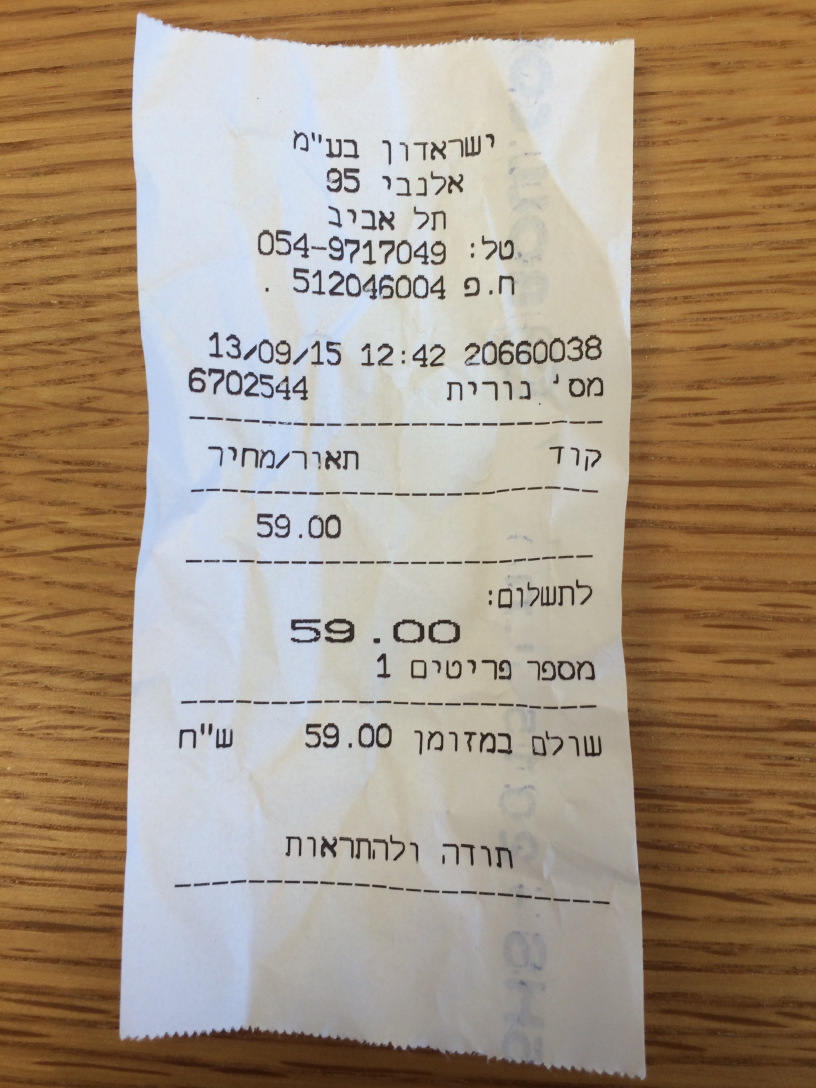
//> input picture ocr/pics/heb2.jpg, 2448 x 3264 px (shown at 1/3 size)
$ ./corners   (built with g++ and OpenCV 4)
//> lines starting //> are read from the running program, lines starting //| are printed output that depends on the picture; after the words box and inside, x2 and y2 are one past the last pixel; in counts of white or black regions, pixels touching at a corner belong together

// this outputs a black with a 3 of 4 lines of the tilted invoice - from stack, the python
// translation to c++...

// g++ $(pkg-config --cflags --libs opencv) corners.cc -o corners && ./corners

#include "opencv2/opencv.hpp"
#include "opencv2/core/core.hpp"
#include "opencv2/highgui/highgui.hpp"
#include "opencv2/imgproc/imgproc.hpp"
#include <math.h>

#include <iostream>

using namespace cv;
using namespace std;

// http://stackoverflow.com/questions/6555629/algorithm-to-detect-corners-of-paper-sheet-in-photo

/**
 * Helper function to find a cosine of angle between vectors
 * from pt0->pt1 and pt0->pt2
 https://github.com/bsdnoobz/opencv-code/blob/master/shape-detect.cpp
 http://opencv-code.com/tutorials/detecting-simple-shapes-in-an-image/
 */
static double angle(cv::Point pt1, cv::Point pt2, cv::Point pt0)
{
	double dx1 = pt1.x - pt0.x;
	double dy1 = pt1.y - pt0.y;
	double dx2 = pt2.x - pt0.x;
	double dy2 = pt2.y - pt0.y;
	return (dx1*dx2 + dy1*dy2)/sqrt((dx1*dx1 + dy1*dy1)*(dx2*dx2 + dy2*dy2) + 1e-10);
}

// this is not what i need... i need just a simple diagonal - tl, br...
// [22 lines left out: function get_longest_side_poly_magn, not called in this run]

// get the diagonal of the bounding rect...
double get_longest_side_poly( std::vector<cv::Point> approx ){

  Rect rect = boundingRect(approx);

  return sqrt(rect.width*rect.width + rect.height*rect.height );
}

int get_angles ( std::vector<cv::Point> approx, Mat drawing ) {

  // Number of vertices of polygonal curve
  int vtc = approx.size();

  // Get the degree (in cosines) of all corners
  // std::vector<double> cos;
  double ang, ang_deg;
  int has_angle90 = 0;
  std::vector<cv::Point> circles;
  for (int j = 2; j < vtc+1; j++) {

    ang = angle(approx[j%vtc], approx[j-2], approx[j-1]);
    // cos.push_back(ang);

    ang_deg = ang*180/CV_PI;

    if(ang_deg >-10 && ang_deg<10){
      // cv::circle( drawing, approx[j%vtc], 50,  cv::Scalar(0,0,255) );
      has_angle90 = 1;
      circles.push_back(approx[j-1]);
      // std::cout << "drawing circles... "  << std::endl;
    }

    // std::cout << "angle is: " << ang_deg << ", " << ang  << std::endl;
  }

  double diag = 0;
  has_angle90 && (diag = get_longest_side_poly ( circles ));

  if(has_angle90){

    std::cout << "diag is: " << diag << std::endl;

    if(diag>100){
      std::cout << "ok, drawing circles... " << std::endl;
      int clen = circles.size();
      for(int j=0; j<clen; ++j){

        cv::circle( drawing, circles[j], 50,  cv::Scalar(50,0,255) );
      }
    }

  }

  return 0;
}

void corners()
{
   // Mat mat = imread( "./pics/heb.jpg");
   // Mat mat = imread( "./pics/heb_new.jpg");
   Mat mat = imread( "./pics/heb2.jpg");
//> mat is the input picture: 3264 rows x 2448 cols, CV_8UC3; mean B, G, R 129.2, 149.3, 166.8

   cv::cvtColor(mat, mat, CV_BGR2GRAY);
//> mat: 3264 rows x 2448 cols, CV_8UC1
   cv::GaussianBlur(mat, mat, cv::Size(3,3), 0);
   // blur(mat, mat, Size(3,3));
   cv::Mat kernel = cv::getStructuringElement(cv::MORPH_RECT, cv::Point(9,9));
   cv::Mat dilated;
   cv::dilate(mat, dilated, kernel);
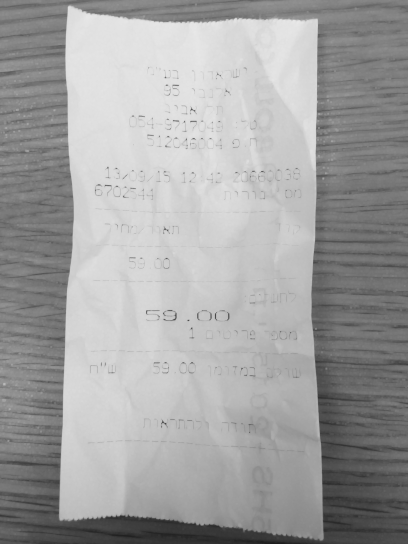
//> dilated: 3264 rows x 2448 cols, CV_8UC1 (shown at 1/6 size); min 27, max 232, mean 161.1

   cv::Mat edges;
   cv::Canny(dilated, edges, 84, 3);
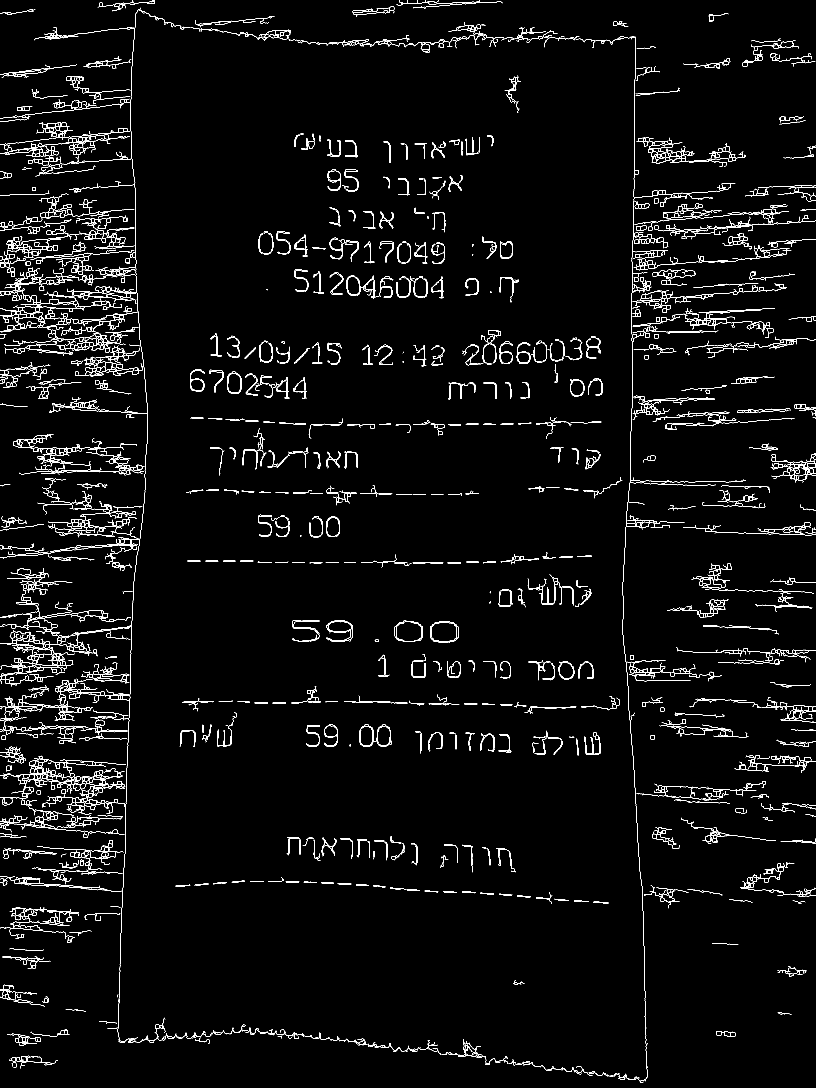
//> edges: 3264 rows x 2448 cols, CV_8UC1 (shown at 1/3 size); 2.3% white in thin lines or dots

   std::vector<cv::Vec4i> lines;
   lines.clear();
   cv::HoughLinesP(edges, lines, 1, CV_PI/180, 25);
//> lines = 52454 items

   std::cout << "lines count: " << lines.size()  << std::endl;
//| lines count: 52454

   std::vector<cv::Vec4i>::iterator it = lines.begin();
   for(; it!=lines.end(); ++it) {
     cv::Vec4i l = *it;
     cv::line(edges, cv::Point(l[0], l[1]), cv::Point(l[2], l[3]), cv::Scalar(255,0,0), 2, 8);
   }
//> this loop made 52454 passes
//> l on passes 1 to 3: [354, 3085, 354, 3072], [1956, 488, 1956, 477], [386, 2180, 386, 2164]
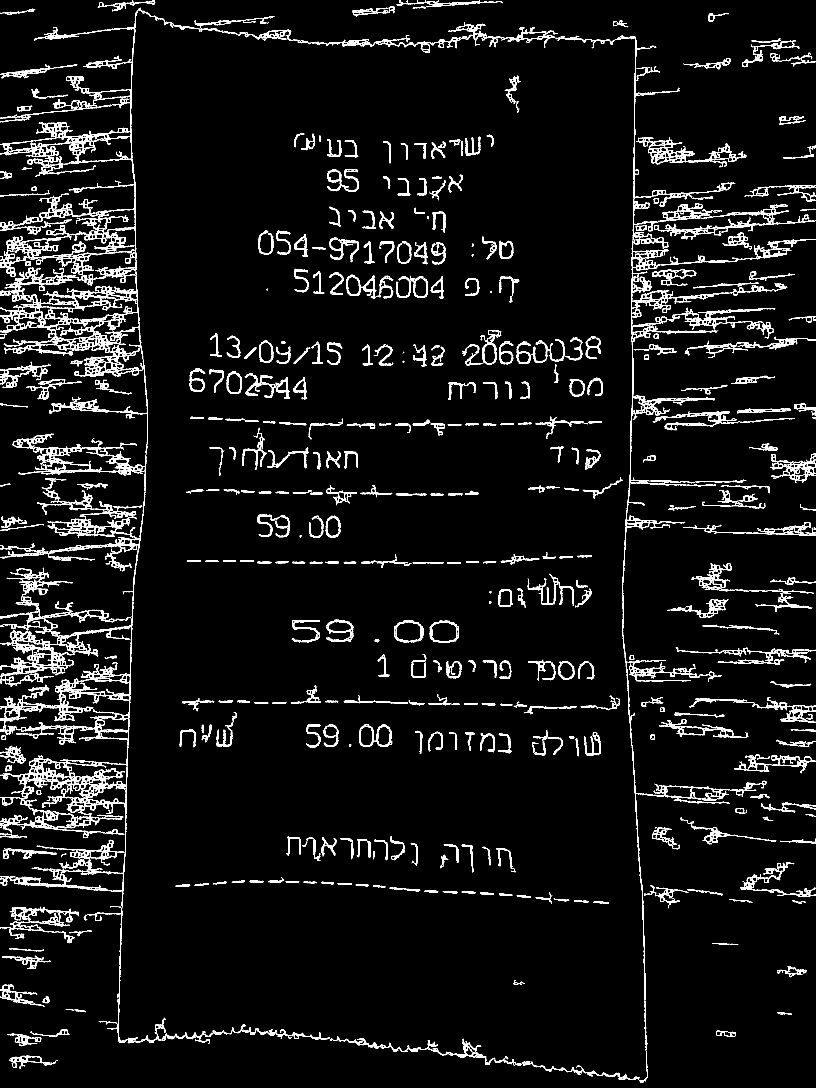
//> edges: 3264 rows x 2448 cols, CV_8UC1 (shown at 1/3 size); 5.4% white; 501 white regions (21 under 20 px)

   std::vector< std::vector<cv::Point> > contours;
   cv::findContours(edges, contours, CV_RETR_EXTERNAL, CV_CHAIN_APPROX_TC89_KCOS);
//> contours = 500 contours, 34 with area under 20; largest, box (x1, y1, x2, y2) and area: (0, 30, 444, 3130) 259038, (0, 1704, 393, 2061) 25370, (1632, 107, 2362, 3138) 22936, (1903, 610, 2448, 719) 9242, (1944, 412, 2239, 502) 7950
   std::vector< std::vector<cv::Point> > contoursCleaned;
   for (int i=0; i < contours.size(); i++) {
     if (cv::arcLength(contours[i], false) > 100)
       contoursCleaned.push_back(contours[i]);
   }
//> after the loop, contoursCleaned = 314 contours; largest, box (x1, y1, x2, y2) and area: (0, 30, 444, 3130) 259038, (0, 1704, 393, 2061) 25370, (1632, 107, 2362, 3138) 22936, (1903, 610, 2448, 719) 9242, (1944, 412, 2239, 502) 7950

   std::cout << "contoursCleaned count: " << contoursCleaned.size()  << std::endl;
//| contoursCleaned count: 314

   std::vector<std::vector<cv::Point> > contoursArea;
   for (int i=0; i < contoursCleaned.size(); i++) {
     if (cv::contourArea(contoursCleaned[i]) > 5000){
       contoursArea.push_back(contoursCleaned[i]);
       std::cout << "carea points count: " << contoursCleaned[i].size() << std::endl;
     }
   }
//> this loop made 314 passes
//| carea points count: 447
//| carea points count: 375
//| carea points count: 1716
//| carea points count: 252
//| carea points count: 484
//> (output is shown up to pass 223 of 314)

   std::cout << "contoursArea count (this is where the animal stinks): " <<  contoursArea.size()  << std::endl;
//| contoursArea count (this is where the animal stinks): 9

   std::vector<std::vector<cv::Point> > contoursDraw (contoursCleaned.size());
//> contoursDraw = 314 empty contours
   Mat drawing = Mat::zeros( mat.size(), CV_8UC3 );
   for (int i=0; i < contoursArea.size(); i++){
     cv::approxPolyDP(Mat(contoursArea[i]), contoursDraw[i], 40, true);

     std::cout << "draw lines count: " << contoursDraw[i].size() << std::endl;

     // (i==4 || i==8) && get_angles( contoursDraw[i], drawing );
     get_angles( contoursDraw[i], drawing );

     // [6 lines of commented-out code are left out]
   }
//> this loop made 9 passes
//> vtc in get_angles on passes 1 to 2: 6, 2
//> (printed output is left out)
   // Mat drawing = Mat::zeros( mat.size(), CV_8UC3 );
   cv::drawContours(drawing, contoursDraw, -1, cv::Scalar(0,255,0),1);
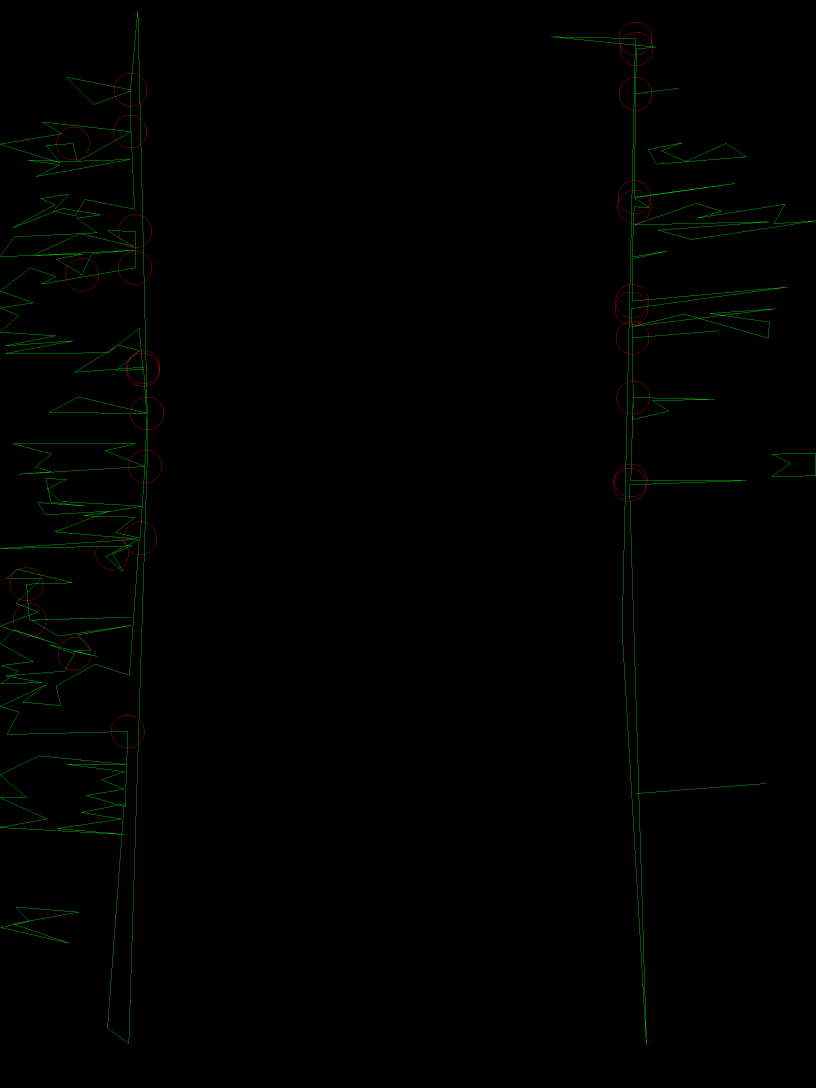
//> drawing: 3264 rows x 2448 cols, CV_8UC3 (shown at 1/3 size); mean B, G, R 0, 1.3, 0.2

   // namedWindow( "fock", CV_WINDOW_AUTOSIZE );
   // imshow( "fock", drawing );
   // waitKey(0);

   cv::imwrite( "./img_pre/cor0.jpg", drawing);
}

int main ( int argc, char** argv )
{
  corners();
  return 0;
}

$ run again, with ocr/pics/heb.jpg copied over ocr/pics/heb2.jpg
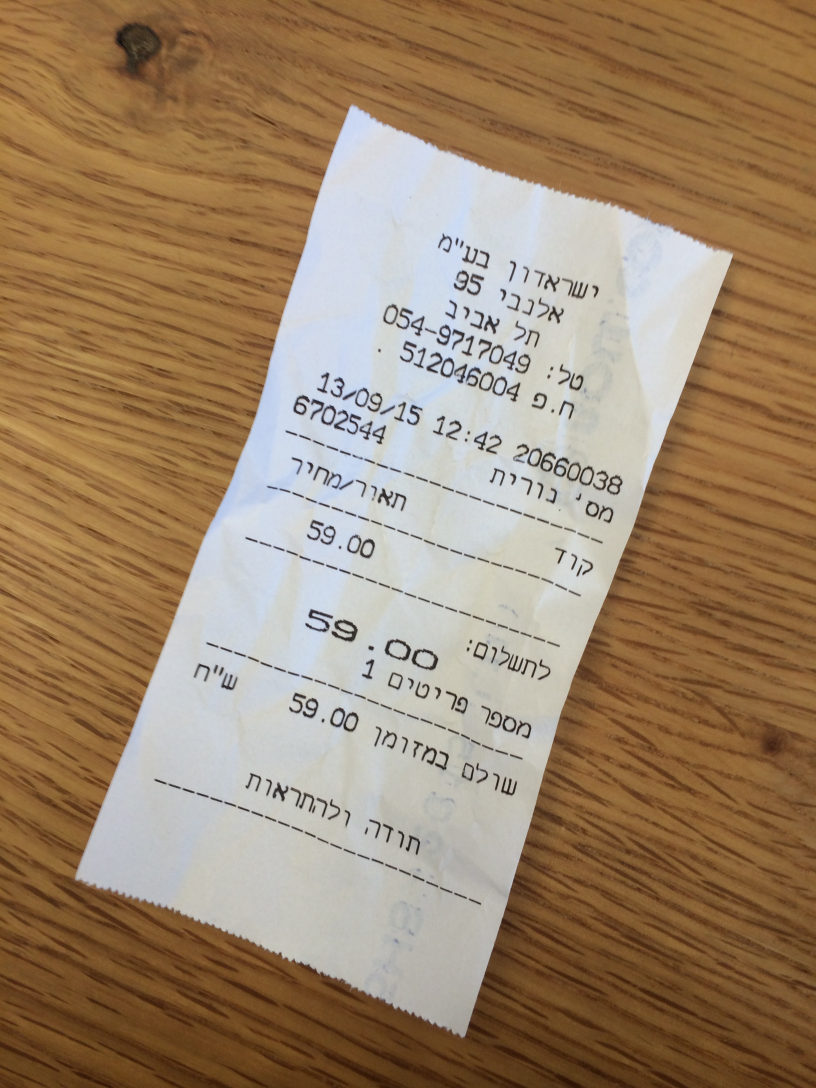
//> input picture ocr/pics/heb.jpg, 2448 x 3264 px (shown at 1/3 size)
//> in corners, mat is the input picture: 3264 rows x 2448 cols, CV_8UC3; mean B, G, R 107, 133.6, 157.7
//> lines = 61123 items
//| lines count: 61123
//> the loop in corners, `for(; it!=lines.end(); ++it)` made 61123 passes
//> l on passes 1 to 3: [1829, 2156, 1836, 2161], [1863, 2617, 1866, 2619], [266, 2516, 267, 2514]
//> after the loop in corners, `for(; it!=lines.end(); ++it)`:
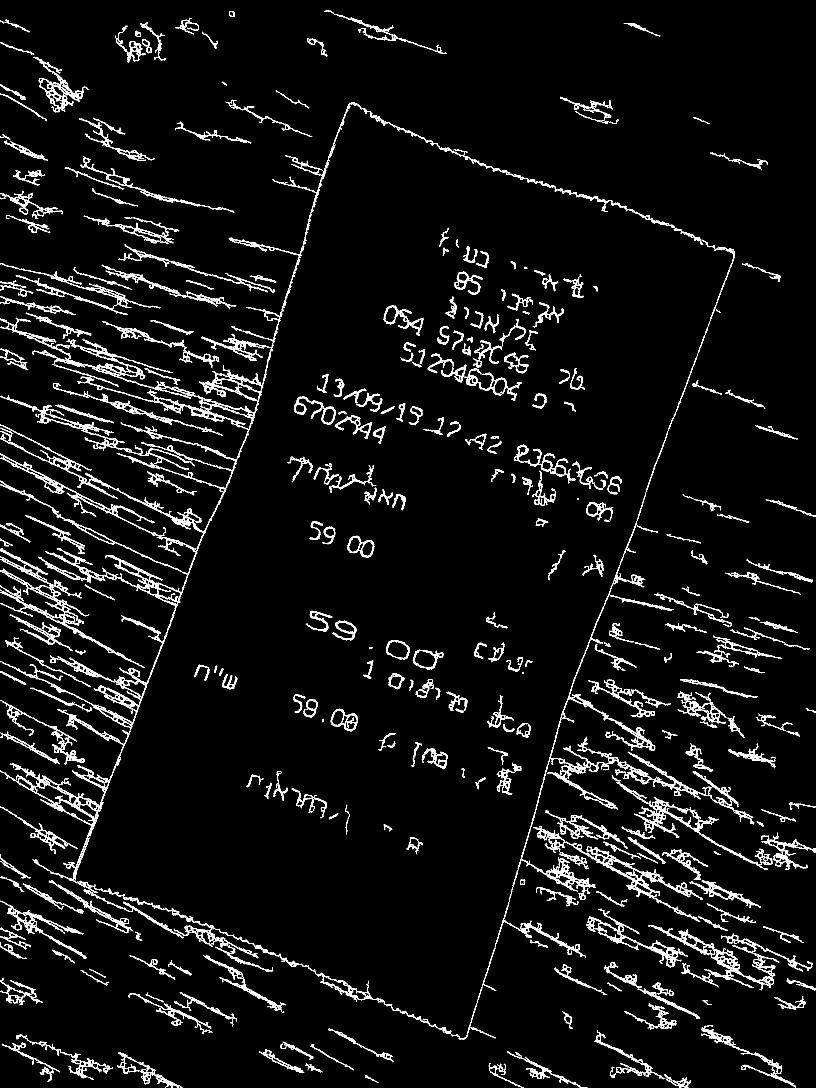
//> edges: 3264 rows x 2448 cols, CV_8UC1 (shown at 1/3 size); 5% white; 402 white regions (41 under 20 px)
//> contours = 402 contours, 45 with area under 20; largest, box (x1, y1, x2, y2) and area: (0, 307, 1141, 2678) 87883, (830, 740, 2204, 3120) 13444, (1601, 2478, 2108, 2765) 12876, (0, 1645, 434, 2003) 10024, (1690, 2210, 2263, 2473) 9235
//> after the loop in corners, `for (int i=0; i < contours.size(); i++)`: contoursCleaned = 287 contours; largest, box (x1, y1, x2, y2) and area: (0, 307, 1141, 2678) 87883, (830, 740, 2204, 3120) 13444, (1601, 2478, 2108, 2765) 12876, (0, 1645, 434, 2003) 10024, (1690, 2210, 2263, 2473) 9235
//| contoursCleaned count: 287
//> the loop in corners, `for (int i=0; i < contoursCleaned.size(); i++)` made 287 passes
//| carea points count: 562
//| carea points count: 362
//| carea points count: 818
//| carea points count: 547
//| carea points count: 1204
//> (output is shown up to pass 91 of 287)
//| contoursArea count (this is where the animal stinks): 11
//> contoursDraw = 287 empty contours
//> the loop in corners, `for (int i=0; i < contoursArea.size(); i++)` made 11 passes
//> vtc in get_angles on passes 1 to 4: 4, 3, 4, 8
//> (printed output is left out)
//> in corners, `cv::drawContours(drawing, contoursDraw, -1, cv::Scalar(0,255,0),1);`:
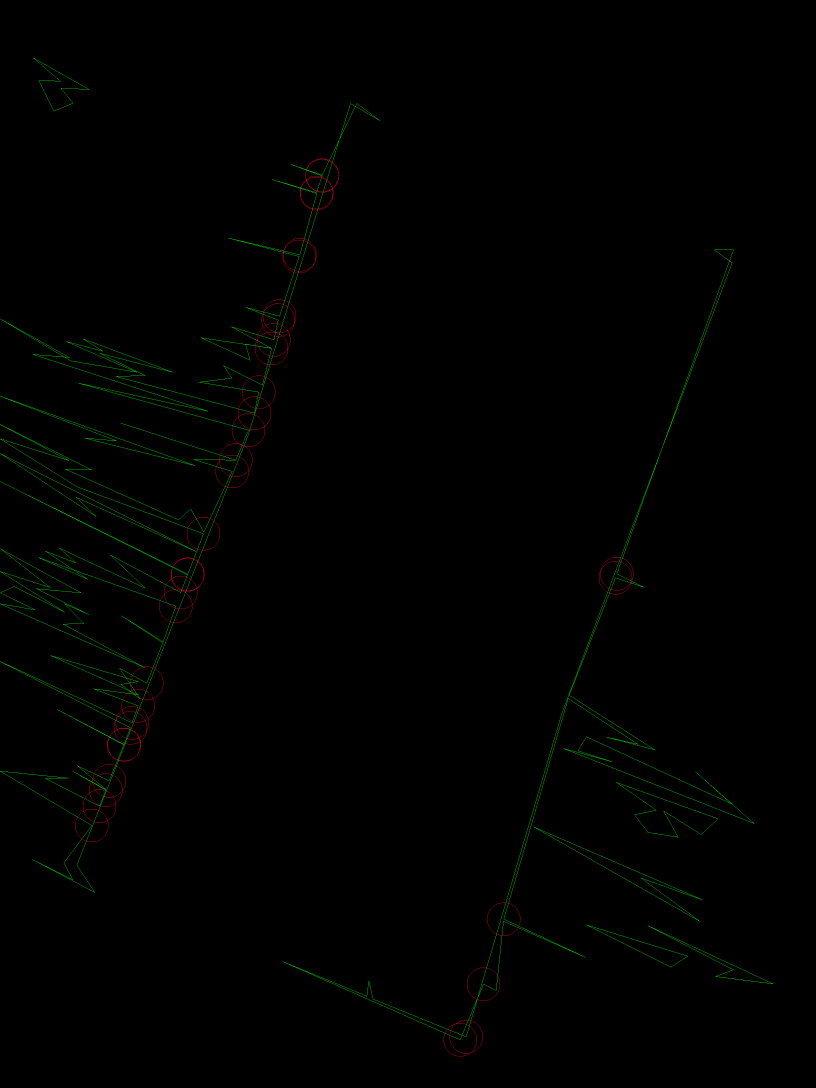
//> drawing: 3264 rows x 2448 cols, CV_8UC3 (shown at 1/3 size); mean B, G, R 0.1, 1.2, 0.3
